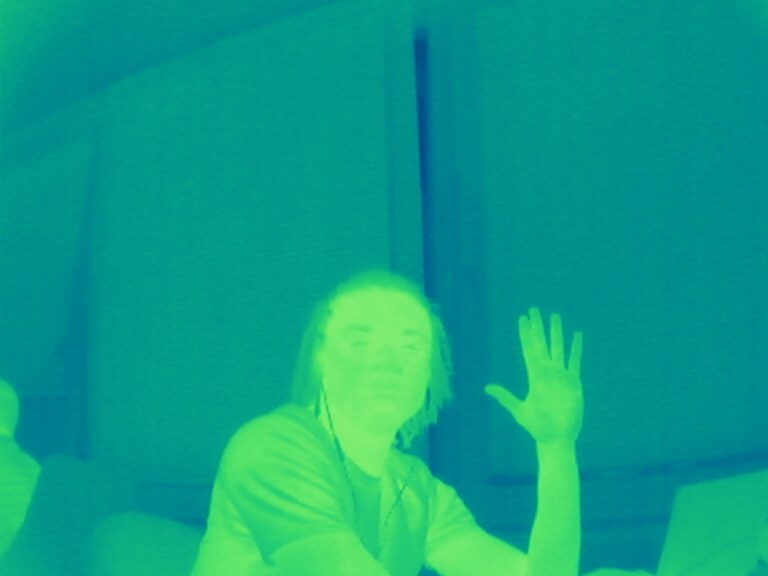
#> input picture image processing/images/test/atlantis.jpg, 768 x 576 px, found by its file name
$ python infraSeg.py   (older library calls are emulated)
#> lines starting #> are read from the running program, lines starting #| are printed output that depends on the picture
import matplotlib.pyplot as plt
import numpy as np

from skimage import data
from skimage import io
from skimage import filters
from skimage import morphology
from skimage import img_as_uint
from skimage.viewer import ImageViewer
from skimage.feature import canny
from skimage.filters import sobel
from skimage.morphology import watershed
from skimage.color import label2rgb
from skimage.color import rgb2hed
from skimage.exposure import rescale_intensity
from skimage.color.adapt_rgb import adapt_rgb, each_channel, hsv_value
from scipy import ndimage as ndi
from matplotlib.colors import LinearSegmentedColormap

atlantis = io.imread('./images/test/atlantis.jpg')
#> atlantis is the input picture: shape (576, 768, 3); mean R, G, B 14, 158.6, 133.9
histo = np.histogram(atlantis, bins=np.arange(0,256))

fig, atlantisHisto = plt.subplots(figsize=(4, 3))
atlantisHisto.plot(histo[1][:-1], histo[0], lw=2)
atlantisHisto.set_title('atlantis histogram')

#simple thresholding based on histogram

fig, atlantisThresh = plt.subplots(figsize=(4, 3), sharey=True)

atlantisThresh.imshow(atlantis)
atlantisThresh.set_title('image')
atlantisThresh.axis('off')

#attempting to detect human body using color deconvolution

cmap_custom = LinearSegmentedColormap.from_list('mycmap', ['white', 'green'])
atlantis_hed = rgb2hed(atlantis)
#> atlantis_hed: shape (576, 768, 3) float64; mean of channels 0, 1, 2 0.826, 0, 0.00667

finalSeg = atlantis_hed[:, :, 0]
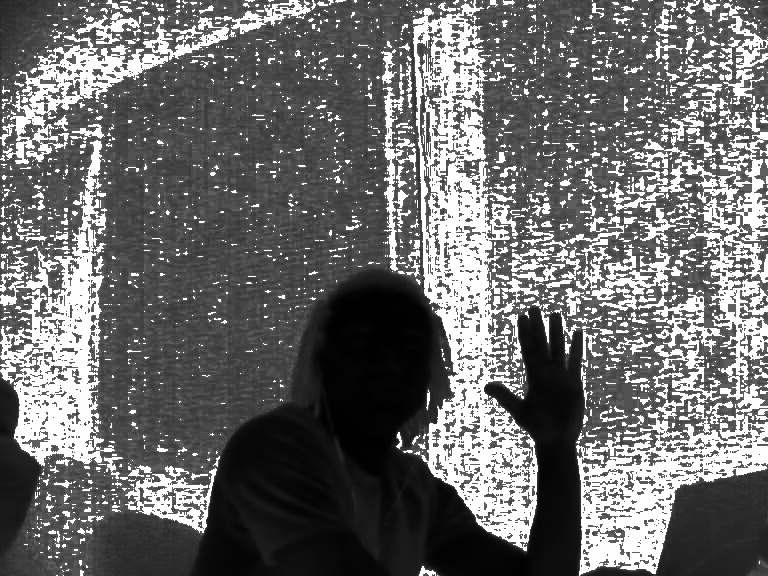
#> finalSeg: shape (576, 768) float64; min 0.0547, max 1.85, mean 0.826; drawn with min black and max white

fig, custom_color = plt.subplots(figsize=(4, 3))
custom_color.imshow(finalSeg, cmap=cmap_custom)
custom_color.set_title('color separation')
custom_color.axis('off')


#f = open("humanSeperation.png", "w+")
#io.imsave("./images/humanSeperation.png", finalSeg)
#f.close()

plt.show()
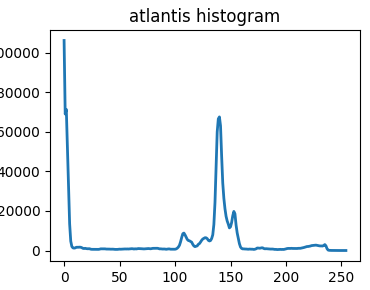
#> figure drawn by matplotlib, 1 panel; curve peaks at x = 0, y = 106194
